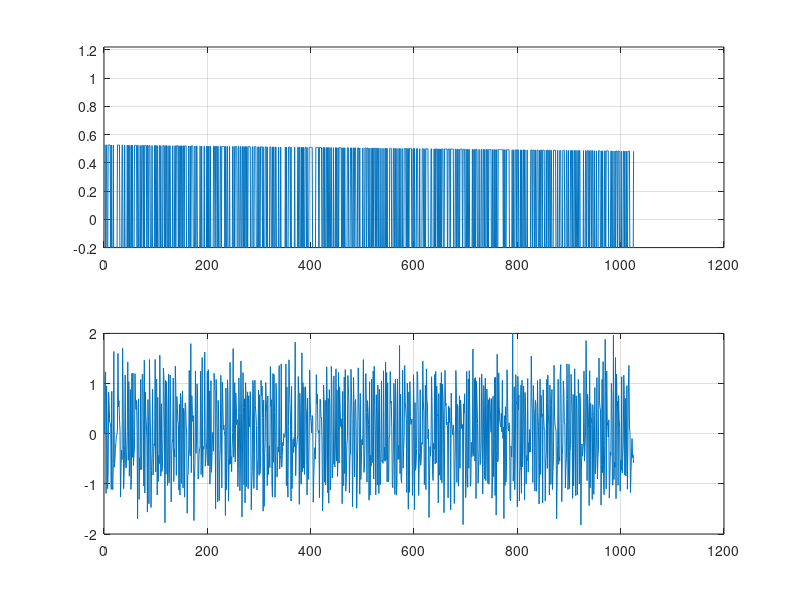
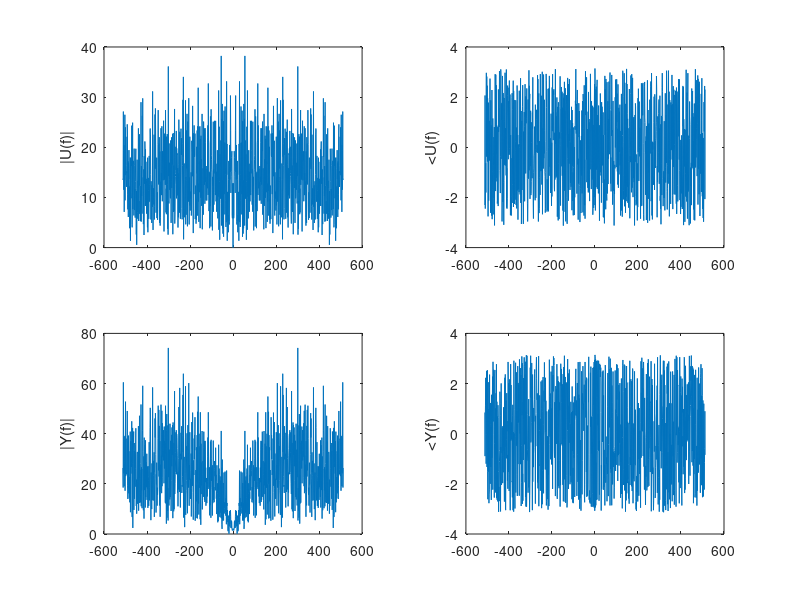
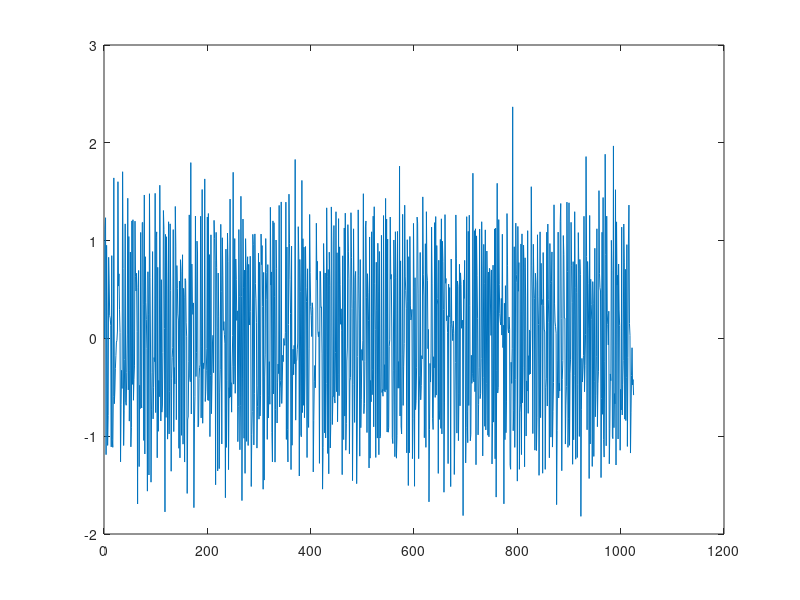
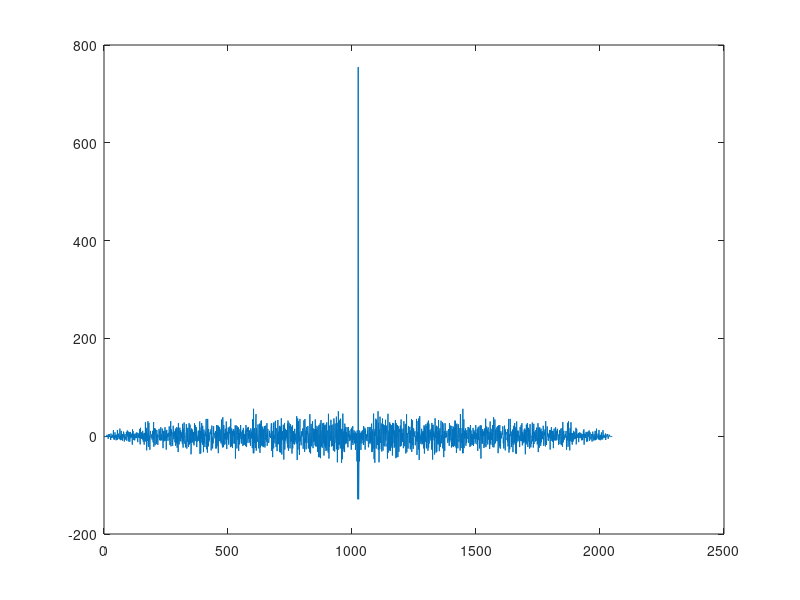

MATLAB code to generate these figures, in order: (Note: this script raises an error after producing the figures.)
%Author: Alireza Taale
%Date: FEB 2,2017
%Purpose: System identification HW1
%Input Excitation: given
%UBC Electrical Engineering Department, Vancouver, Canada
%Assignment #1
%File Path:C:\Users\Alireza\Google Drive\CourseWorks\Jan-2017\EECE-574\
%12Homework 1 - Due February 11, 2017
%File Name: ass01_a
%************************************************************************%

load('data2017');
u = data(:,1); y = data(:,2);
data = iddata(y,u,1,'InputName','u(t)','OutputName','y(t)');
u = detrend(u);
%sys = arx(data, [2 2 2]);
dt = 1;
N = length(u);

estimate = data(1:700);
verif = data(701:1025);
% 
% v = arxstruc(estimate,verif,struc(1:10, 1:10, 1:10));
% order = selstruc(v,'aic');
% 
% na = 1:order(1);
% nc = 1:order(3);
% nk = 0:2;
% L = length(na) * length(nc) * length(nk);
% models = cell(1,L);
% ct = 1;
% for i = 1:length(na)
%     na_ = na(i);
%     nb_ = na_;
%     for j = 1:length(nc)
%         nc_ = nc(j);
%         for k = 1:length(nk)
%             nk_ = nk(k); 
%             models{ct} = armax(data,[na_ nb_ nc_ nk_]);
%             ct = ct+1;
%         end
%     end
% end  
% 
% %% 
% % Stack the estimated models and compare their simulated responses to estimation
% % data |z|. 
% models = stack(1,models{:});
% compare(data,models)   

%########################################################################%

%Plot the input and output in time domain

figure();
subplot(2,1,1);
plot(u);
grid on;
ylim([-.2 1.22]);

subplot(2,1,2);
plot(y);
grid on;
ylim([-2 2]);

%plot the input and output in frequency domain

fy = fft(y,N);
fu = fft(detrend(u),N);
%faxis= [-(N-1)/2:-1 , 0:(N-1)/2]*1/(N*dt);
faxis= [-(N-1)/2:-1 , 0:(N-1)/2];

figure();
subplot(2,2,1);
plot(faxis, fftshift(abs(fu)));
ylabel('|U(f)|');

subplot(2,2,2);
plot(faxis, fftshift(angle(fu)));
ylabel('<U(f)');

subplot(2,2,3);
plot(faxis, fftshift(abs(fy)));
ylabel('|Y(f)|');

subplot(2,2,4);
plot(faxis, fftshift(angle(fy)));
ylabel('<Y(f)');


H = fy.*conj(fu)./(fu.*conj(fu)+0.001);

yEST = real(ifft(H.*fu));
figure();
plot(yEST);

figure();
[Ryyhat,lags]=xcorr(yEST,y);
plot(Ryyhat);

figure();
plot(y);
hold on;
plot(yEST);

figure();
%faxis= [-(N-1)/2:-1 , 0:(N-1)/2];
plot(faxis, fftshift(abs(H)) );
[pks,locs,w,p] = findpeaks(abs(H)) ;


% %Plot the autocorrelation of the imput and cross correlation of the output
% %and input
% [Ruu,lags,bounds] = autocorr(u,[]);
% figure();
% plot(lags,Ruu);
% 
% [Ryu,lags] = xcorr(u,y);
% plot(lags,Ryu);
% 
% 
% 
% yest = conv(u,h);
% figure();
% plot(yest);

%Split the data to two parts; one for modeling and the other for
%verification

%Option 1: impulse response identification

%Option 2: Generalized least square

%Option 3: Classic LSE



%Compare two models




